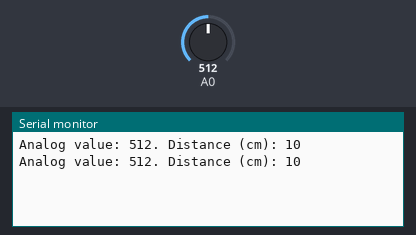
Bench run of a sketch on a simulated Arduino Uno, built with avr-gcc and run on an emulated ATmega328P. On the bench: the last lines printed to the serial monitor. The inputs (shaded band) are chosen by the test bench; at power-on: A0 = 512.

Above: at 1.3 s.
1.4 s: A0 set to 716
At 2.0 s:
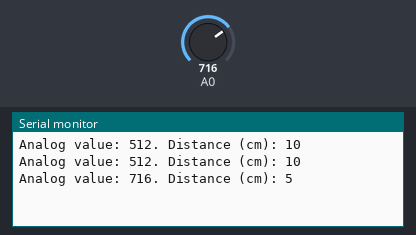
2.9 s: A0 set to 900
At 3.5 s:
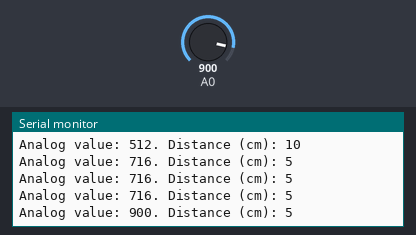
Timing chart, 0 to 5.9 s (numbered marks = the images above; inputs shaded):
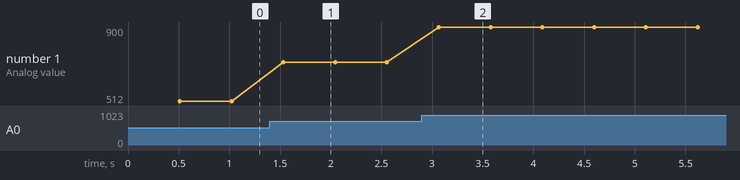

The sketch:

ir_calibrate.ino
```cpp
int dist_table[][2] = { // calibration table cm to analog value
  {5, 630}, {10, 500}, {15, 340}, {20, 250}, {25, 200},
  {30, 180}, {35, 170}, {40, 140}, {50, 120}, {55, 115},
  {60, 106}, {65, 102}, {70, 98}, {75, 94}, {80, 90}
};

int filter(int prev, int curr) { // filter function
  const float filterVal = 0.1;
  return (int)((float)curr * filterVal + (float)prev * (1 - filterVal));
}

int distance(int pin) { // get current distance from sensor
  const int tries = 10, ms = 1;
  int val = analogRead(pin);
  for (int i = 1; i < tries; i++) { // approximate several values taken with delay
    val = filter(val, analogRead(pin));
    delay(ms);
  }
  int len = sizeof(dist_table) / sizeof(dist_table[0]);
  for (int i = 0; i <= len; i++) { // find closest value in table and interpolate if possible
    if (val >= dist_table[i][1]) {
      if (i > 0) {
        return map(val, dist_table[i][1], dist_table[i-1][1], dist_table[i][0], dist_table[i-1][0]);
      } else {
        return dist_table[i][0];
      }
    }
  }
  return dist_table[len - 1][0];
}

void setup() {
  pinMode(A0, INPUT);
  Serial.begin(9600);
}

void loop() {
  delay(500);
  int curr_dist = distance(A0);
  Serial.print("Analog value: ");
  Serial.print(analogRead(A0));
  Serial.print(". Distance (cm): ");
  Serial.println(curr_dist);
}
```

Measured:
- after the input at 1.4 s, the serial monitor: prints a new line after 0.13 s (image 1)
- after the input at 2.9 s, the serial monitor: prints a new line after 0.17 s (image 2)
- plotted number 1: 512 → 716 after the input at 1.4 s, 716 → 900 after the input at 2.9 s
